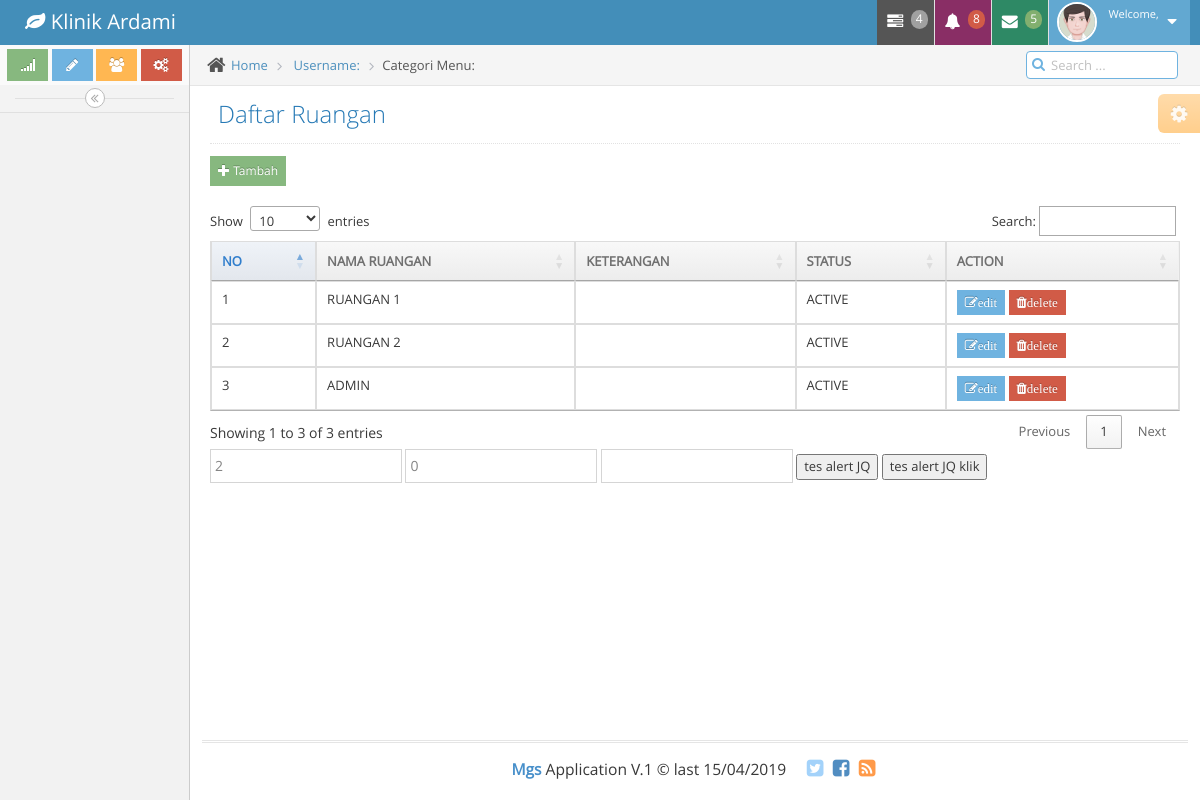
/index.php/master/ruangan, run on the app's committed database.
### tables this page shows
CREATE TABLE `m_ruangan`  (
  `id` int(11) NOT NULL AUTO_INCREMENT,
  `nama_ruangan` varchar(30) NULL DEFAULT NULL,
  `keterangan` varchar(100) NULL DEFAULT NULL,
  `status` varchar(10) NULL DEFAULT NULL,
  PRIMARY KEY (`id`) USING BTREE
);

### application/controllers/master.php (called while the page is built, shortened)
<?php
class Master extends CI_Controller {
	public function ruangan()
	{
		$data['record'] = $this->db->query('select * from m_ruangan')->result_array();
		$this->load->view('ruangan/vRuangan', $data);
	}
}

### index.php (called while the page is built, shortened)
<?php
require_once BASEPATH.'core/CodeIgniter.php';

### application/views/ruangan/vRuangan.php (the view, shortened to what this page needs)
<div class="page-header">
  <h1>Daftar Ruangan</h1>
</div>
<button type="button" class="btn btn-success btn-xs" data-toggle="modal" data-target="#myModal"><i class="glyphicon glyphicon-plus"></i> Tambah</button>
<br/>
<br/>
<table class="table table-bordered" id="example">
  <thead>
  	<tr>
  		<th>NO</th>
  		<th>NAMA RUANGAN</th>
  		<th>KETERANGAN</th>
  		<th>STATUS</th>
  		<th>ACTION</th>
  	</tr>
  </thead>
  <tbody>
  	<?php
  	$no=1;
  	foreach ($record as $r) {
  		?>
  			<tr>
  				<td><?php echo $no; ?></td>
  				<td><?php echo $r['nama_ruangan']; ?></td>
  				<td><?php echo $r['keterangan']; ?></td>
  				<td><?php echo $r['status']; ?></td>
  				<td>
  					<a href="<?php echo base_url('master/updatePejabat/'.$r['id'].''); ?>" class="btn btn-info btn-xs fa fa-pencil-square-o">edit</a>
              <a href="<?php echo base_url('master/deletePejabat/'.$r['id'].''); ?>" class="btn btn-danger btn-xs fa fa-trash">delete</a>
  				</td>
  			</tr>
  		<?php
  		$no++;
  	}
  	?>
  </tbody>
</table>
<input type="text" name="" id="nilai1" value="2" onkeyup="hitung()">
<input type="text" name="" id="nilai2" value="0">
<input type="text" name="" id="hasil">
<button id="calculate">tes alert JQ</button>
<button id="klik">tes alert JQ klik</button>

### data on the page
m_ruangan: nama_ruangan "RUANGAN 1", status "ACTIVE"
m_ruangan: nama_ruangan "RUANGAN 2", status "ACTIVE"
m_ruangan: nama_ruangan "ADMIN", status "ACTIVE"
